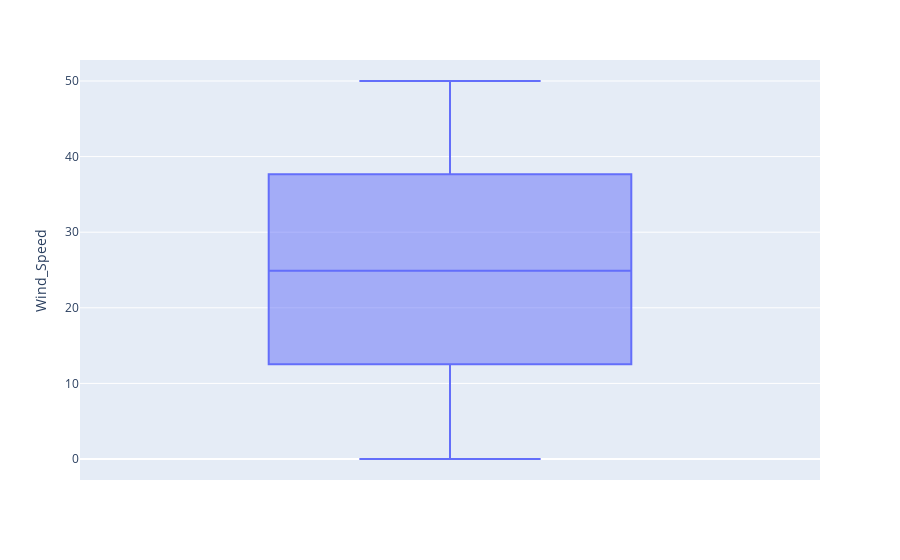

The notebook cell saved with this chart:
### Markdown cell above
### Box plots

### Code cell
box_fig = px.box(data,y='Wind_Speed')
box_fig.show()

### Figure 1 — Plotly figure (JSON) as saved in the notebook; plotly's stock layout.template omitted (floating-point values rounded to 4 significant figures; data arrays with more than 128 entries replaced by an {"elided": "..."} marker saying what was removed)
{"data": [{"alignmentgroup": "True", "hovertemplate": "Wind_Speed=%{y}<extra></extra>", "legendgroup": "", "marker": {"color": "#636efa"}, "name": "", "notched": false, "offsetgroup": "", "orientation": "v", "showlegend": false, "type": "box", "x0": " ", "xaxis": "x", "y": {"elided": "10000 float values"}, "y0": " ", "yaxis": "y"}], "layout": {"boxmode": "group", "legend": {"tracegroupgap": 0}, "margin": {"t": 60}, "xaxis": {"anchor": "y", "domain": [0, 1]}, "yaxis": {"anchor": "x", "domain": [0, 1], "title": {"text": "Wind_Speed"}}}}
